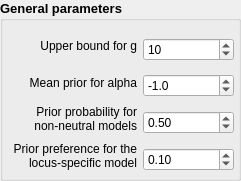
  <widget class="QGroupBox" name="groupBox_5">
   <property name="geometry">
    <rect>
     <x>590</x>
     <y>180</y>
     <width>241</width>
     <height>181</height>
    </rect>
   </property>
   <property name="font">
    <font>
     <pointsize>10</pointsize>
     <weight>75</weight>
     <bold>true</bold>
    </font>
   </property>
   <property name="title">
    <string>General parameters</string>
   </property>
   <widget class="QWidget" name="">
    <property name="geometry">
     <rect>
      <x>13</x>
      <y>30</y>
      <width>221</width>
      <height>141</height>
     </rect>
    </property>
    <layout class="QHBoxLayout" name="horizontalLayout_7">
     <item>
      <layout class="QVBoxLayout" name="verticalLayout_4">
       <item>
        <widget class="QLabel" name="ULabel">
         <property name="font">
          <font>
           <pointsize>9</pointsize>
           <weight>50</weight>
           <bold>false</bold>
          </font>
         </property>
         <property name="toolTip">
          <string>Maximal value for the parameter &quot;g&quot;
(slope for local adaptation)</string>
         </property>
         <property name="locale">
          <locale language="English" country="UnitedStates"/>
         </property>
         <property name="text">
          <string>Upper bound for g</string>
         </property>
         <property name="alignment">
          <set>Qt::AlignRight|Qt::AlignTrailing|Qt::AlignVCenter</set>
         </property>
        </widget>
       </item>
       <item>
        <widget class="QLabel" name="priorAlphaLabel">
         <property name="font">
          <font>
           <pointsize>9</pointsize>
           <weight>50</weight>
           <bold>false</bold>
          </font>
         </property>
         <property name="toolTip">
          <string>Mean of the Normal prior for the alpha parameter</string>
         </property>
         <property name="locale">
          <locale language="English" country="UnitedStates"/>
         </property>
         <property name="text">
          <string>Mean prior for alpha</string>
         </property>
         <property name="alignment">
          <set>Qt::AlignRight|Qt::AlignTrailing|Qt::AlignVCenter</set>
         </property>
        </widget>
       </item>
       <item>
        <widget class="QLabel" name="prJumpLabel">
         <property name="font">
          <font>
           <pointsize>9</pointsize>
           <weight>50</weight>
           <bold>false</bold>
          </font>
         </property>
         <property name="toolTip">
          <string>Prior probability (pi) of jumping
away from the neutral model</string>
         </property>
         <property name="locale">
          <locale language="English" country="UnitedStates"/>
         </property>
         <property name="text">
          <string>Prior probability for
non-neutral models</string>
         </property>
         <property name="alignment">
          <set>Qt::AlignRight|Qt::AlignTrailing|Qt::AlignVCenter</set>
         </property>
        </widget>
       </item>
       <item>
        <widget class="QLabel" name="prPrefLabel">
         <property name="font">
          <font>
           <pointsize>9</pointsize>
           <weight>50</weight>
           <bold>false</bold>
          </font>
         </property>
         <property name="toolTip">
          <string>Prior preference (p) for the locus-specific model
(as opposed to the &quot;local adaptation&quot; model)</string>
         </property>
         <property name="locale">
          <locale language="English" country="UnitedStates"/>
         </property>
         <property name="text">
          <string>Prior preference for the
locus-specific model</string>
         </property>
         <property name="alignment">
          <set>Qt::AlignRight|Qt::AlignTrailing|Qt::AlignVCenter</set>
         </property>
        </widget>
       </item>
      </layout>
     </item>
     <item>
      <layout class="QVBoxLayout" name="verticalLayout_5">
       <item>
        <spacer name="verticalSpacer_8">
         <property name="orientation">
          <enum>Qt::Vertical</enum>
         </property>
         <property name="sizeHint" stdset="0">
          <size>
           <width>20</width>
           <height>40</height>
          </size>
         </property>
        </spacer>
       </item>
       <item>
        <widget class="QSpinBox" name="UBox">
         <property name="font">
          <font>
           <pointsize>9</pointsize>
           <weight>50</weight>
           <bold>false</bold>
          </font>
         </property>
         <property name="locale">
          <locale language="English" country="UnitedStates"/>
         </property>
         <property name="minimum">
          <number>1</number>
         </property>
         <property name="maximum">
          <number>1000</number>
         </property>
         <property name="value">
          <number>10</number>
         </property>
        </widget>
       </item>
       <item>
        <spacer name="verticalSpacer_7">
         <property name="orientation">
          <enum>Qt::Vertical</enum>
         </property>
         <property name="sizeType">
          <enum>QSizePolicy::Preferred</enum>
         </property>
         <property name="sizeHint" stdset="0">
          <size>
           <width>20</width>
           <height>40</height>
          </size>
         </property>
        </spacer>
       </item>
       <item>
        <widget class="QDoubleSpinBox" name="priorAlphaBox">
         <property name="font">
          <font>
           <pointsize>9</pointsize>
           <weight>50</weight>
           <bold>false</bold>
          </font>
         </property>
         <property name="locale">
          <locale language="English" country="UnitedStates"/>
         </property>
         <property name="decimals">
          <number>1</number>
         </property>
         <property name="minimum">
          <double>-5.000000000000000</double>
         </property>
         <property name="maximum">
          <double>5.000000000000000</double>
         </property>
         <property name="singleStep">
          <double>0.100000000000000</double>
         </property>
         <property name="value">
          <double>-1.000000000000000</double>
         </property>
        </widget>
       </item>
       <item>
        <spacer name="verticalSpacer_2">
         <property name="orientation">
          <enum>Qt::Vertical</enum>
         </property>
         <property name="sizeType">
          <enum>QSizePolicy::Preferred</enum>
         </property>
         <property name="sizeHint" stdset="0">
          <size>
           <width>20</width>
           <height>40</height>
          </size>
         </property>
        </spacer>
       </item>
       <item>
        <widget class="QDoubleSpinBox" name="prJumpBox">
         <property name="font">
          <font>
           <pointsize>9</pointsize>
           <weight>50</weight>
           <bold>false</bold>
          </font>
         </property>
         <property name="locale">
          <locale language="English" country="UnitedStates"/>
         </property>
         <property name="decimals">
          <number>2</number>
         </property>
         <property name="minimum">
          <double>0.000000000000000</double>
         </property>
         <property name="maximum">
          <double>1.000000000000000</double>
         </property>
         <property name="singleStep">
          <double>0.050000000000000</double>
         </property>
         <property name="value">
          <double>0.500000000000000</double>
         </property>
        </widget>
       </item>
       <item>
        <spacer name="verticalSpacer">
         <property name="orientation">
          <enum>Qt::Vertical</enum>
         </property>
         <property name="sizeType">
          <enum>QSizePolicy::Preferred</enum>
         </property>
         <property name="sizeHint" stdset="0">
          <size>
           <width>20</width>
           <height>40</height>
          </size>
         </property>
        </spacer>
       </item>
       <item>
        <widget class="QDoubleSpinBox" name="prPrefBox">
         <property name="font">
          <font>
           <pointsize>9</pointsize>
           <weight>50</weight>
           <bold>false</bold>
          </font>
         </property>
         <property name="locale">
          <locale language="English" country="UnitedStates"/>
         </property>
         <property name="decimals">
          <number>2</number>
         </property>
         <property name="minimum">
          <double>0.000000000000000</double>
         </property>
         <property name="maximum">
          <double>1.000000000000000</double>
         </property>
         <property name="singleStep">
          <double>0.050000000000000</double>
         </property>
         <property name="value">
          <double>0.100000000000000</double>
         </property>
        </widget>
       </item>
      </layout>
     </item>
    </layout>
   </widget>
  </widget>
